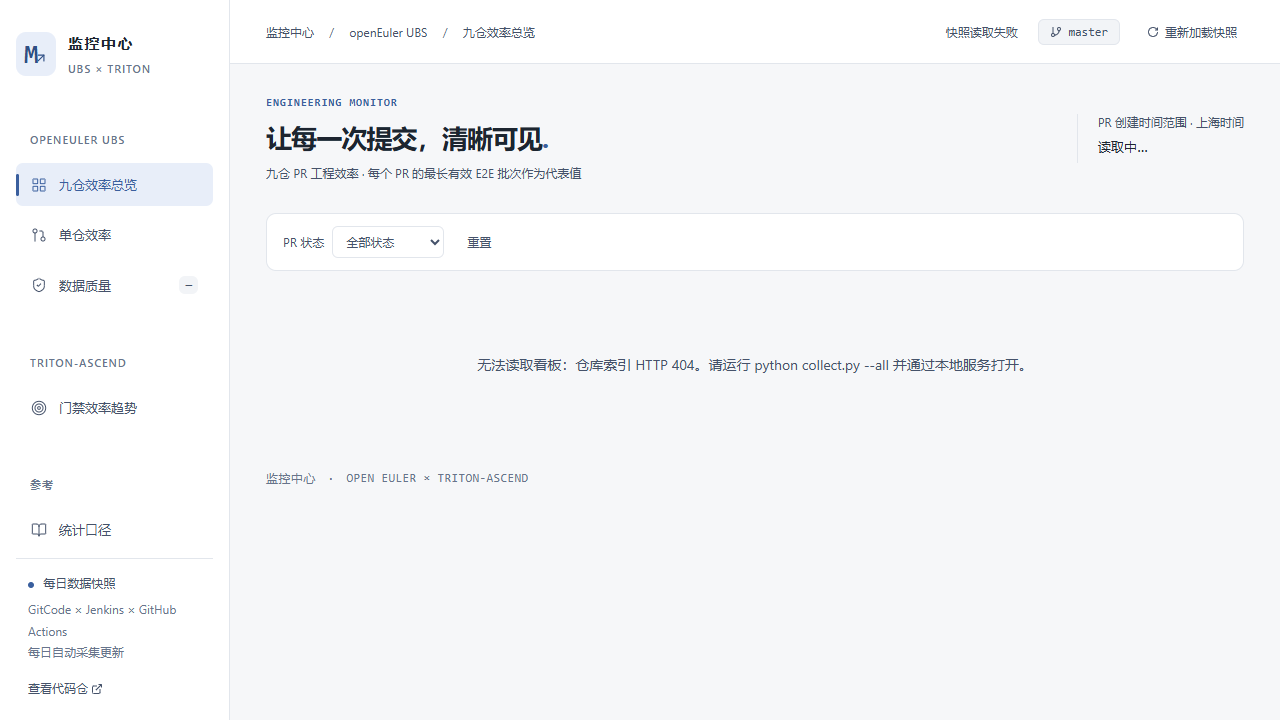
#> input picture audit/2026-10-09/screenshots/failure-ubs-index-blocks-triton.png, 1280 x 720 px, given in place of visual-desktop-ubs-viewport.png, which was not available
$ python screenshot-contact-sheet.py
#> lines starting #> are read from the running program, lines starting #| are printed output that depends on the picture
from pathlib import Path
from PIL import Image,ImageDraw
root=Path(__file__).resolve().parents[1]/'screenshots'
names=['visual-desktop-ubs-viewport','visual-desktop-ubs-repo-ubs-engine-viewport','visual-desktop-ubs-repo-ubs-engine-quality-viewport','visual-desktop-method-viewport','visual-desktop-triton-viewport','visual-tablet-triton-viewport','ubs-ham-viewport','ubs-ubs-comm-viewport','ubs-OmniStateStore-quality-viewport']
canvas=Image.new('RGB',(1800,1350),'#e5e7eb');draw=ImageDraw.Draw(canvas)
#> after `canvas = Image.new('RGB', (1800, 1350), '#e5e7eb')`:
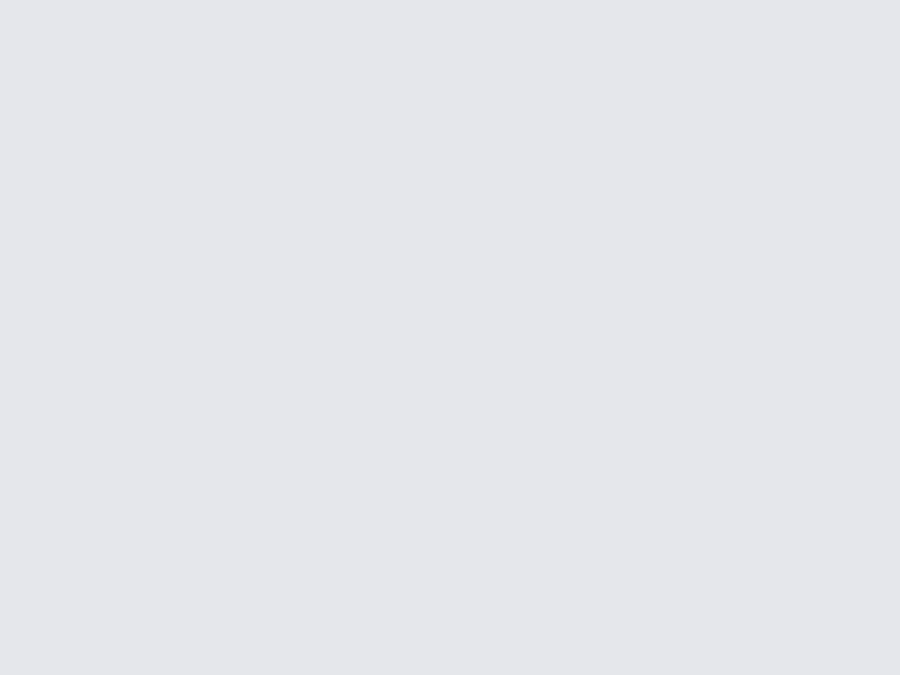
#> canvas: PIL image 1800x1350 RGB (shown at 1/2 size); mean R, G, B 229, 231, 235
for i,n in enumerate(names):
 im=Image.open(root/(n+'.png')).convert('RGB');im.thumbnail((592,410));x=(i%3)*600;y=(i//3)*450;canvas.paste(im,(x,y+28));draw.text((x+8,y+8),n,fill='black')
#> further down, im is the input picture: PIL image 1280x720 RGB; mean R, G, B 245.6, 246.6, 248.4
#> pass 2 of the loop `for i,n in enumerate(names):`:
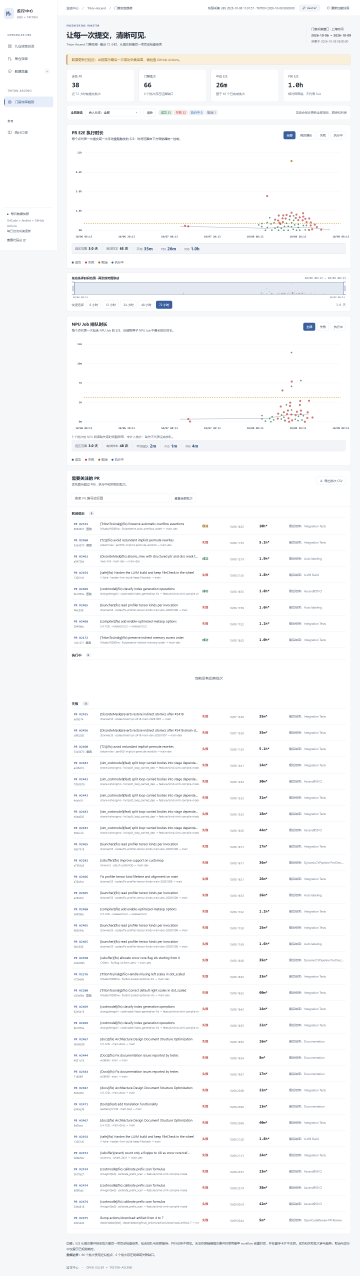
#> input picture audit/2026-10-09/screenshots/reload-older-response-overwrites.png, 1440 x 5103 px, given in place of visual-desktop-ubs-repo-ubs-engine-viewport.png, which was not available (shown at 1/4 size)
#> im is the input picture: PIL image 1440x5103 RGB; mean R, G, B 248.1, 248.6, 249.5
#> `im.thumbnail((592, 410))`:
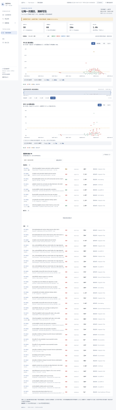
#> im: PIL image 116x410 RGB; mean R, G, B 248, 248.4, 249.4
#> `canvas.paste(im, (x, y + 28))`:
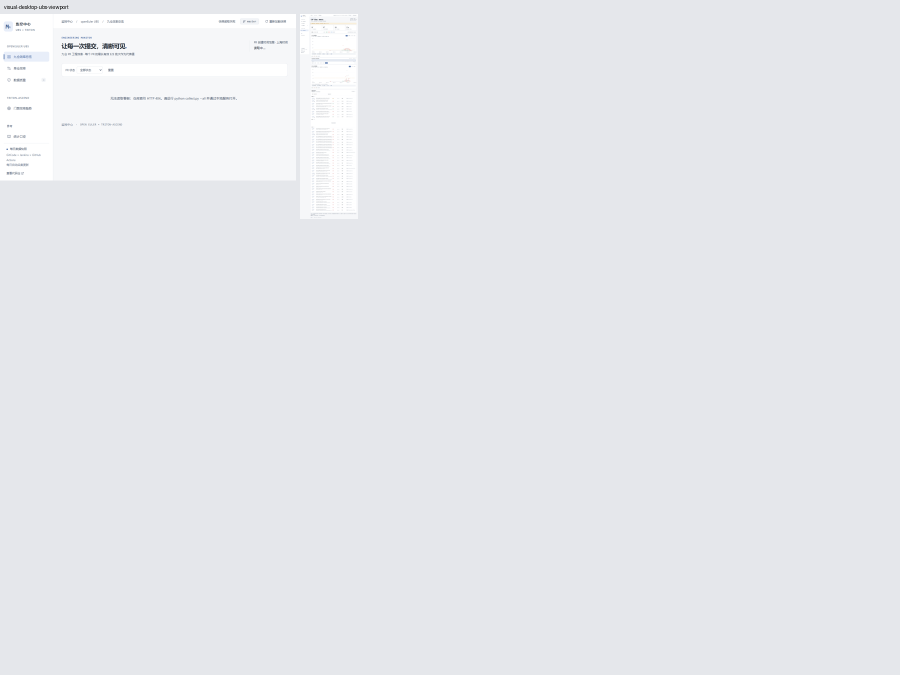
#> canvas: PIL image 1800x1350 RGB (shown at 1/2 size); mean R, G, B 230.7, 232.6, 236.3
#> (the run stopped early here; a loop or call above may not have finished)
